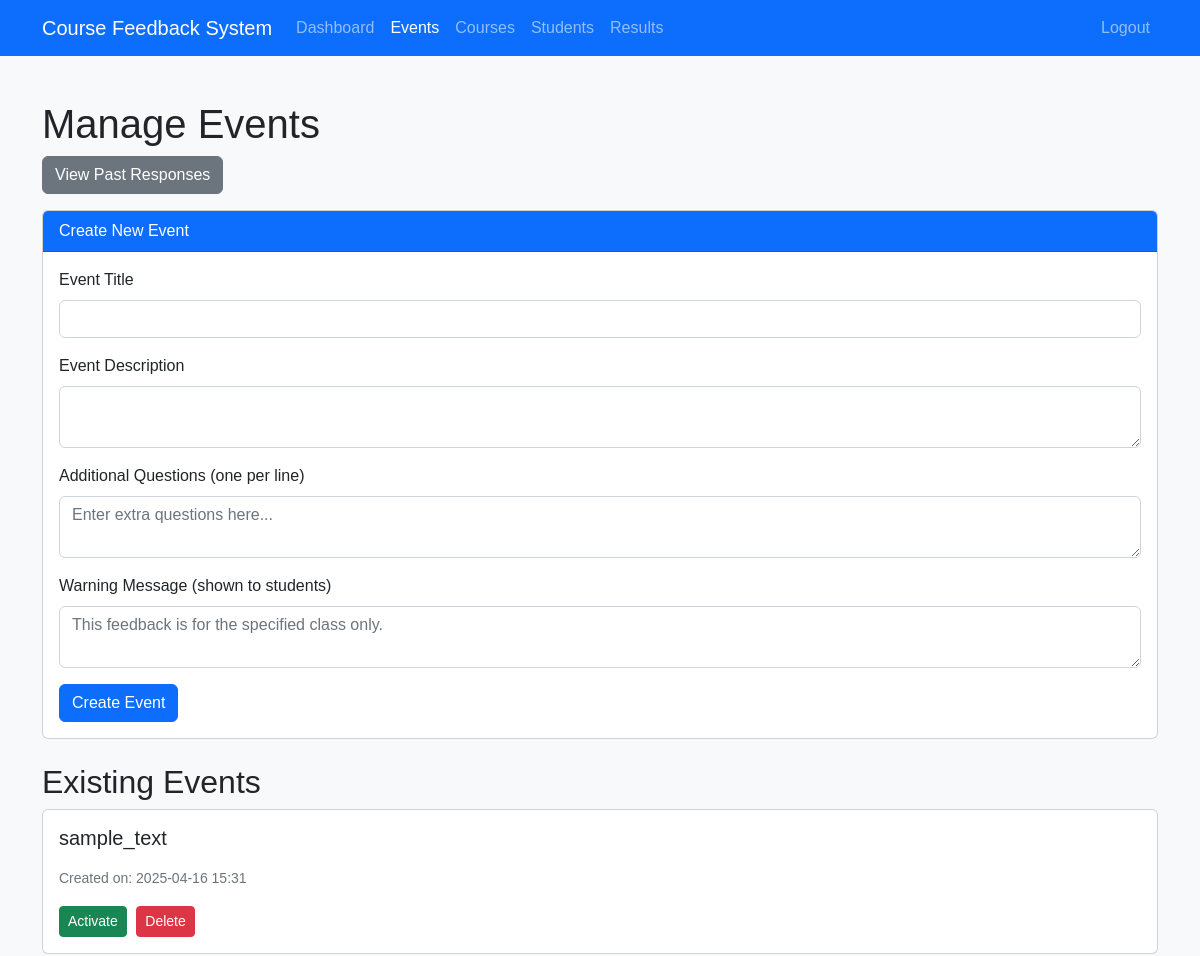
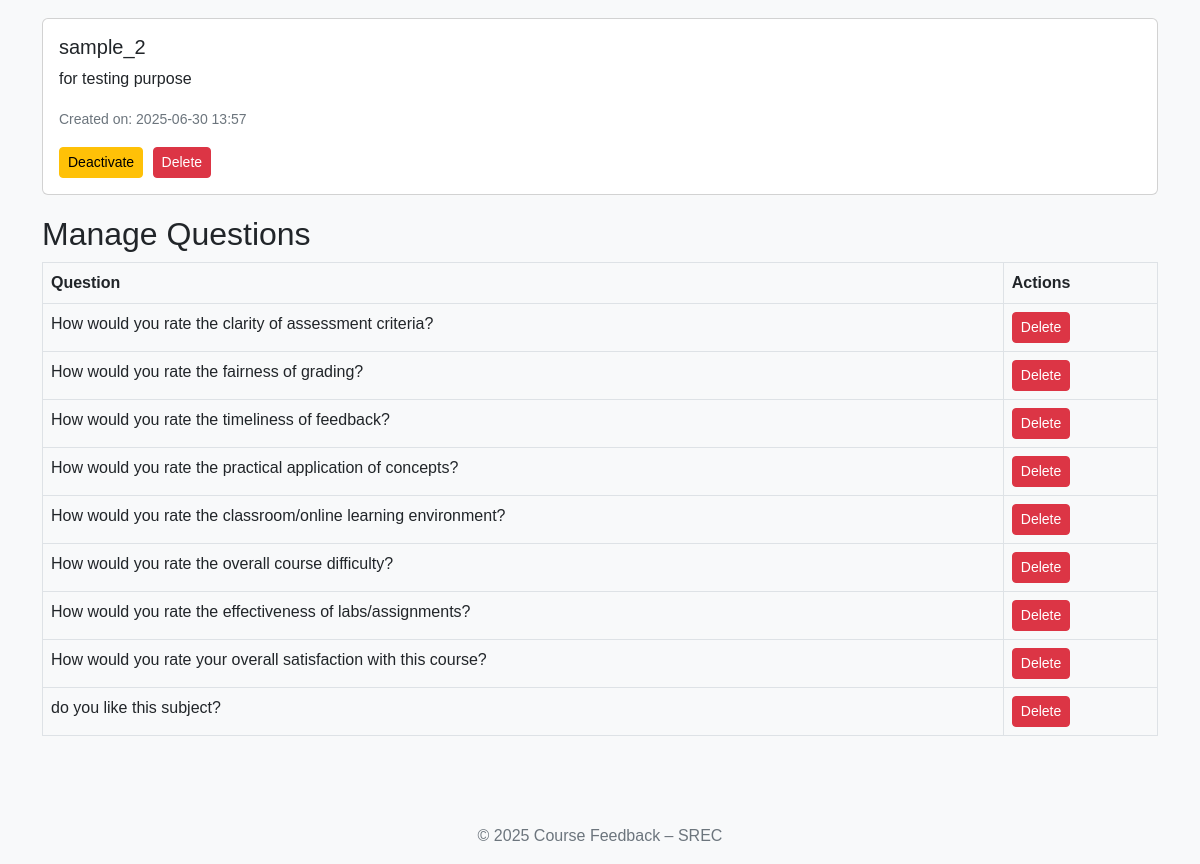
Screenshot of /admin/events (signed in) with the database file from the repository (2 pictures, top to bottom).
### models.py (models this page shows, shortened)
class Event(db.Model):
    id = db.Column(db.Integer, primary_key=True)
    title = db.Column(db.String(100), nullable=False)
    description = db.Column(db.Text)
    warning_message = db.Column(db.Text, default='This feedback is for the specified class only.')
    is_active = db.Column(db.Boolean, default=False)
    created_at = db.Column(db.DateTime, default=datetime.utcnow)
    is_deleted = db.Column(db.Boolean, default=False)
    feedback_responses = db.relationship('FeedbackResponse', backref='event', lazy=True)

class Question(db.Model):
    id = db.Column(db.Integer, primary_key=True)
    text = db.Column(db.Text, nullable=False)
    responses = db.relationship('QuestionResponse', backref='question', lazy=True)

### routes/admin_routes.py (the view, shortened to what this page needs)
@admin_bp.route('/events', methods=['GET', 'POST'])
@login_required
def manage_events():
    if not current_user.is_admin:
        flash('Access denied. You must be an admin.', 'danger')
        return redirect(url_for('admin.login'))
    from models import Question
    events = safe_filter(Event.query).all()
    questions = Question.query.all()
    return render_template('admin/manage_events.html', events=events, questions=questions)

### models.py (called while the page is built)
@login_manager.user_loader
def load_user(user_id):
    return User.query.get(int(user_id))

### routes/admin_routes.py (called while the page is built)
def safe_filter(query_obj):
    try:
        entity = query_obj.column_descriptions[0]['entity']
        inspector = inspect(db.engine)
        columns = [col['name'] for col in inspector.get_columns(entity.__tablename__)]
        if 'is_deleted' in columns:
            return query_obj.filter_by(is_deleted=False)
    except Exception:
        pass
    return query_obj

### templates/admin/manage_events.html (shortened to what this page needs)
{% extends "base.html" %}
{% block styles %}
<link rel="stylesheet" href="{{ url_for('static', filename='css/admin.css') }}">
{% endblock %}
{% block navbar %}
<nav class="navbar navbar-expand-lg navbar-dark bg-primary">
  <div class="container">
    <a class="navbar-brand" href="#">Course Feedback System</a>
    <div class="collapse navbar-collapse" id="navbarNav">
      <ul class="navbar-nav">
        <li class="nav-item"><a class="nav-link" href="{{ url_for('admin.dashboard') }}">Dashboard</a></li>
        <li class="nav-item"><a class="nav-link active" href="{{ url_for('admin.manage_events') }}">Events</a></li>
        <li class="nav-item"><a class="nav-link" href="{{ url_for('admin.manage_courses') }}">Courses</a></li>
        <li class="nav-item"><a class="nav-link" href="{{ url_for('admin.manage_students') }}">Students</a></li>
        <li class="nav-item"><a class="nav-link" href="{{ url_for('admin.results') }}">Results</a></li>
      </ul>
      <ul class="navbar-nav ms-auto">
        <li class="nav-item"><a class="nav-link" href="{{ url_for('admin.logout') }}">Logout</a></li>
      </ul>
    </div>
  </div>
</nav>
{% endblock %}
{% block content %}
<div class="container my-4">
  <h1>Manage Events</h1>
  <div class="mb-3">
    <a href="{{ url_for('admin.past_responses') }}" class="btn btn-secondary">View Past Responses</a>
  </div>
  <div class="card mb-4">
    <div class="card-header bg-primary text-white">
      Create New Event
    </div>
    <div class="card-body">
      <form action="{{ url_for('admin.manage_events') }}" method="post">
        <div class="mb-3">
          <label for="title" class="form-label">Event Title</label>
          <input type="text" name="title" id="title" class="form-control" required>
        </div>
        <div class="mb-3">
          <label for="description" class="form-label">Event Description</label>
          <textarea name="description" id="description" class="form-control"></textarea>
        </div>
        <div class="mb-3">
          <label for="additional_questions" class="form-label">Additional Questions (one per line)</label>
          <textarea name="additional_questions" id="additional_questions" class="form-control" placeholder="Enter extra questions here..."></textarea>
        </div>
        <div class="mb-3">
          <label for="warning_message" class="form-label">Warning Message (shown to students)</label>
          <textarea name="warning_message" id="warning_message" class="form-control" placeholder="This feedback is for the specified class only."></textarea>
        </div>
        <button type="submit" class="btn btn-primary">Create Event</button>
      </form>
    </div>
  </div>
  <h2>Existing Events</h2>
  {% if events %}
    {% for event in events %}
      <div class="card event-card">
        <div class="card-body">
          <h5 class="card-title">{{ event.title }}</h5>
          <p class="card-text">{{ event.description }}</p>
          <p class="card-text"><small class="text-muted">Created on: {{ event.created_at.strftime('%Y-%m-%d %H:%M') }}</small></p>
          <div class="event-actions">
            <form action="{{ url_for('admin.manage_events') }}" method="post">
              {% if event.is_active %}
                <button type="submit" class="btn btn-warning btn-sm">Deactivate</button>
              {% else %}
                <button type="submit" class="btn btn-success btn-sm">Activate</button>
              {% endif %}
            </form>
            <form action="{{ url_for('admin.manage_events') }}" method="post" onsubmit="return confirm('Are you sure you want to delete this event?');">
              <button type="submit" class="btn btn-danger btn-sm">Delete</button>
            </form>
          </div>
        </div>
      </div>
    {% endfor %}
  {% else %}
    <div class="alert alert-info">No events found</div>
  {% endif %}
  <h2>Manage Questions</h2>
  {% if questions %}
    <table class="table table-bordered">
      <thead>
        <tr>
          <th>Question</th>
          <th>Actions</th>
        </tr>
      </thead>
      <tbody>
        {% for question in questions %}
          <tr>
            <td>{{ question.text }}</td>
            <td>
              <form action="{{ url_for('admin.delete_question', question_id=question.id) }}" method="post" onsubmit="return confirm('Delete this question?');">
                <button type="submit" class="btn btn-danger btn-sm">Delete</button>
              </form>
            </td>
          </tr>
        {% endfor %}
      </tbody>
    </table>
  {% else %}
    <div class="alert alert-info">No questions found</div>
  {% endif %}
</div>
{% endblock %}

### static/css/main.css (style rules this page uses)
body { font-family: 'Arial', sans-serif; background-color: #ffffff; }

### static/css/admin.css (style rules this page uses)
body { background-color: #f8f9fa; }
.navbar { margin-bottom: 20px; }

### templates/admin/manage_events.html (style rules this page uses)
.event-card { margin-bottom: 20px; }
.event-actions form { display:inline-block; margin-right: 5px; }

### rows the page displays
Event: title "sample_text", created_at "2025-04-16 15:31", is_active "Activate"
Event: title "sample_2", description "for testing purpose", created_at "2025-06-30 13:57", is_active "Deactivate"
Question: text "How would you rate the clarity of assessment criteria?"
Question: text "How would you rate the fairness of grading?"
Question: text "How would you rate the timeliness of feedback?"
Question: text "How would you rate the practical application of concepts?"
Question: text "How would you rate the classroom/online learning environment?"
Question: text "How would you rate the overall course difficulty?"
Question: text "How would you rate the effectiveness of labs/assignments?"
Question: text "How would you rate your overall satisfaction with this course?"
Question: text "do you like this subject?"
